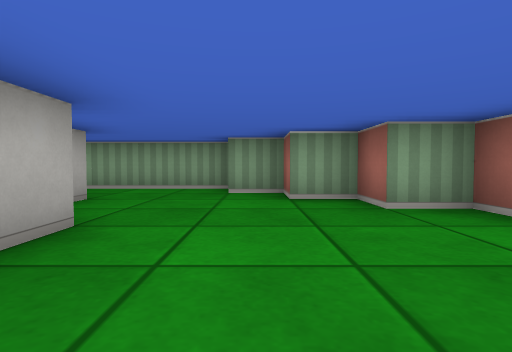
View 1 (above)

12 first-person views from a walk through a cub3D level. The camera is about half as high as the walls, tilts 2° down and sees 80° across. The floor is counted in squares. Each view is taken from the middle of a square. On the plan, view 1 faces up. The plan holds only what a view shows up to about 9 squares ahead; the rest is blank.

View 2
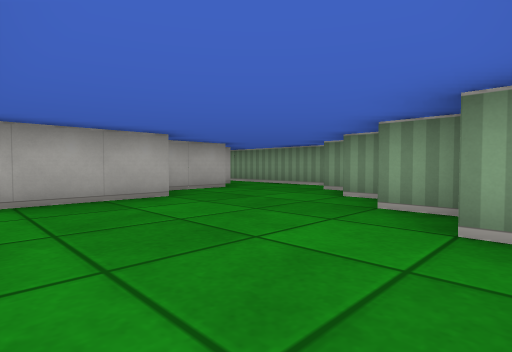

View 3
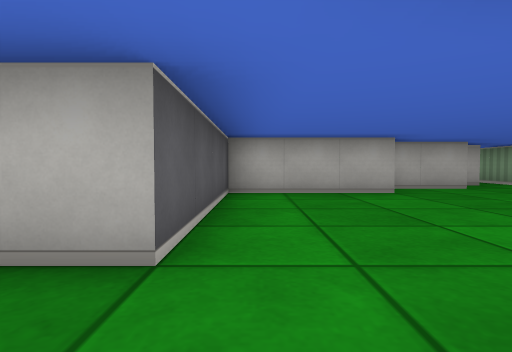

View 4
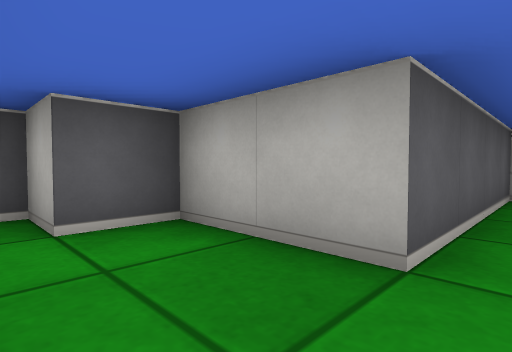

View 5
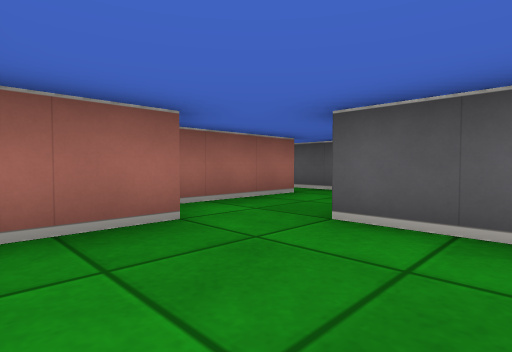

View 6
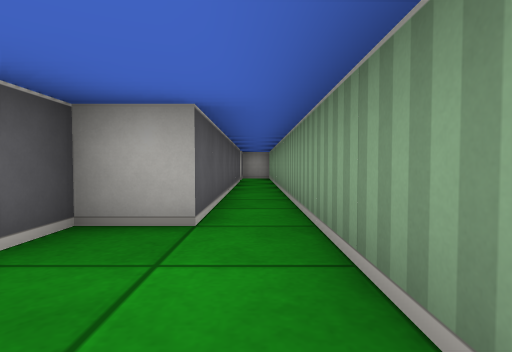

View 7
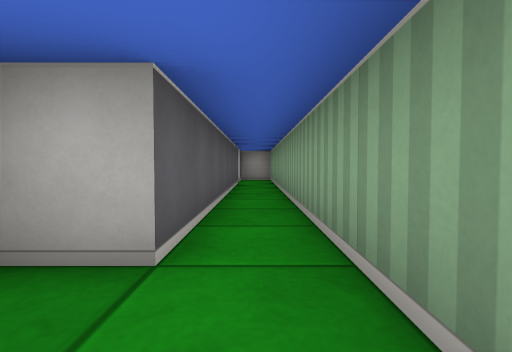

View 8
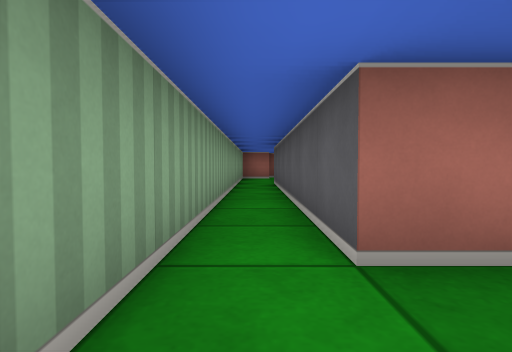

View 9
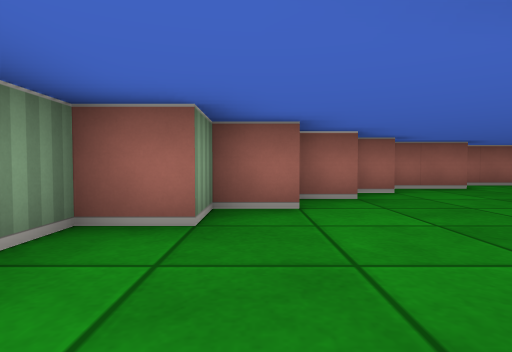

View 10
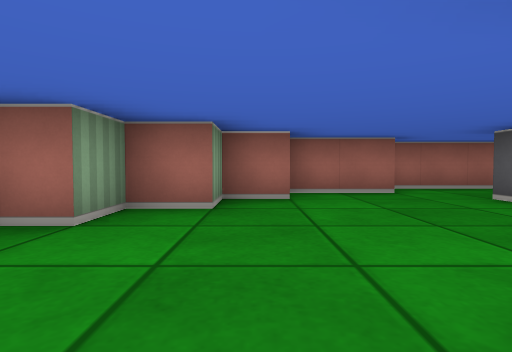

View 11
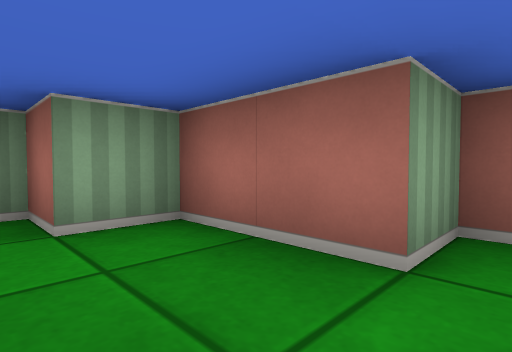

View 12
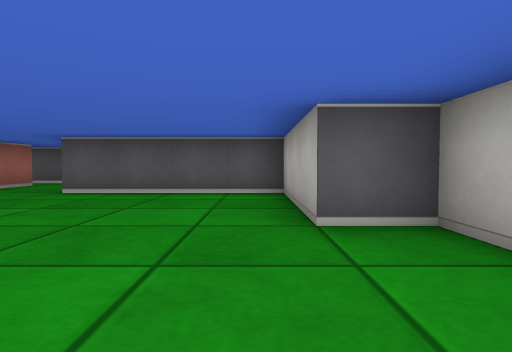

### Floor plan
Points are (right, up) in squares from view 1. A wall is a line through its corners. A room is listed if a view was taken in it or the views show most of it. See-through windows are left out.
Room 1 (views 1, 2, 3, 4, 5, 6, 7, 9, 10, 11, 12)
walls: (4.5, -0.5) (4.5, 0.5) (3.5, 0.5) (3.5, 2.5) (2.5, 2.5) (2.5, 3.5) (1.5, 3.5) (1.5, 4.5) (0.5, 4.5) (0.5, 5.5) (-0.5, 5.5) (-0.5, 6.5) (-10.5, 6.5); (-10.5, 5.5) (-3.5, 5.5) (-3.5, 4.5) (-2.5, 4.5) (-2.5, 2.5) (-1.5, 2.5) (-1.5, -0.5) (2.5, -0.5) (2.5, -2.5) (3.5, -2.5)
ways out: opening at (-11, 6) to room 2; opening at (4, -1.5)
Room 2 (view 8)
walls: (-10.5, 4.6) (-10.5, 5.5); (-10.5, 6.5) (-11.5, 6.5)
ways out: opening at (-11, 6) to room 1

Positions as (right, up) in squares from view 1, and headings:
1: (0, 0), facing up
2: (3, 0), facing up-left
3: (4, 0), facing left
4: (4, 0), facing down-left
5: (1, 2), facing down-right
6: (-1, 6), facing left
7: (-2, 6), facing left
8: (-12, 6), facing right
9: (-3, 5), facing right
10: (-2, 3), facing right
11: (2, 0), facing up-right
12: (-1, 5), facing down
